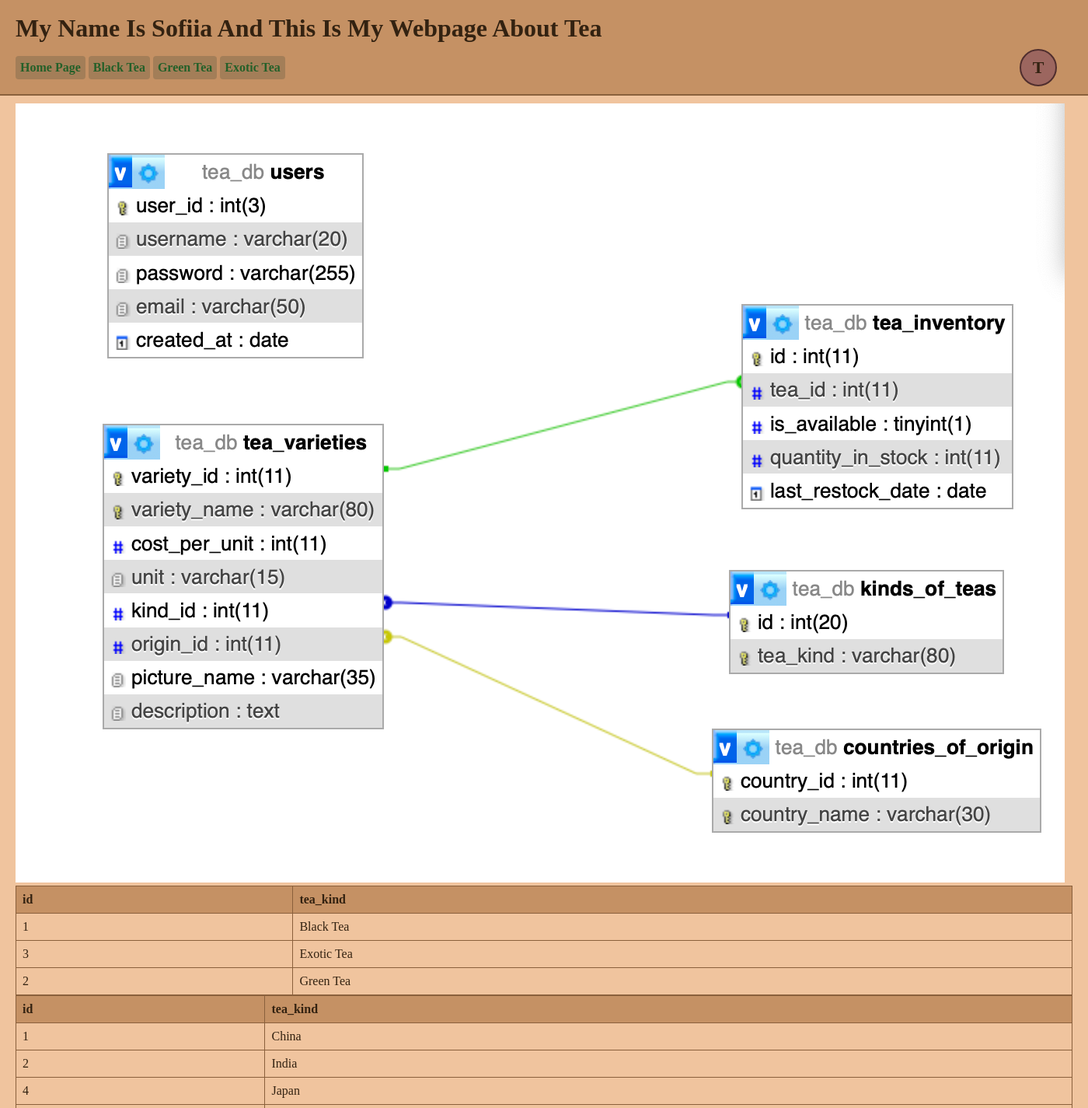
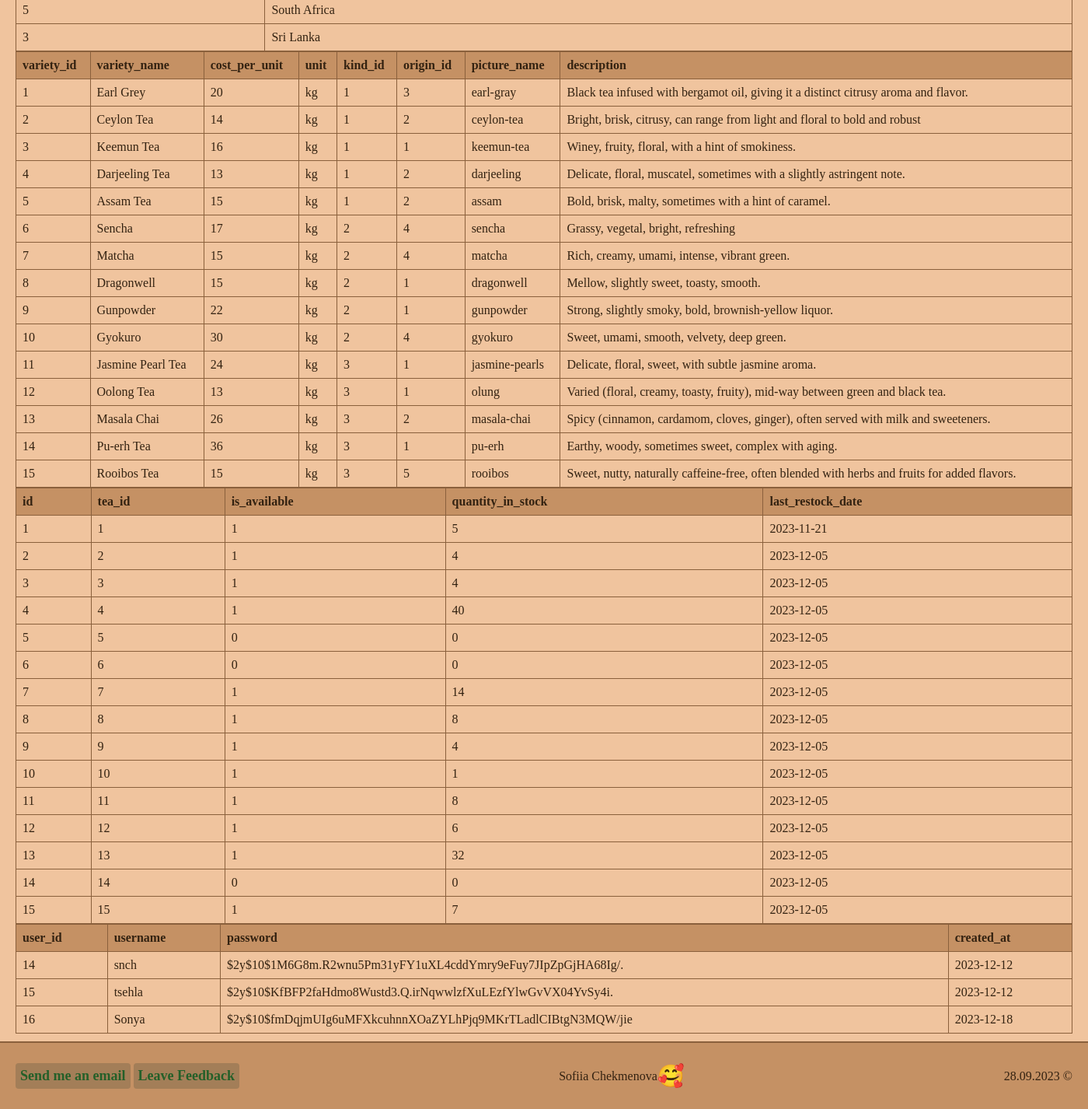
Screenshot of /dbDemo.php (signed in) with the database file from the repository (2 pictures, top to bottom).
### tables this page shows
CREATE TABLE `kinds_of_teas` (
  `id` int(20) NOT NULL,
  `tea_kind` varchar(80) NOT NULL
);

CREATE TABLE `countries_of_origin` (
  `country_id` int(11) NOT NULL,
  `country_name` varchar(30) NOT NULL
);

CREATE TABLE `tea_varieties` (
  `variety_id` int(11) NOT NULL,
  `variety_name` varchar(80) NOT NULL,
  `cost_per_unit` int(11) NOT NULL,
  `unit` varchar(15) NOT NULL,
  `kind_id` int(11) NOT NULL,
  `origin_id` int(11) NOT NULL,
  `picture_name` varchar(35) NOT NULL,
  `description` text NOT NULL
);

CREATE TABLE `tea_inventory` (
  `id` int(11) NOT NULL,
  `tea_id` int(11) NOT NULL,
  `is_available` tinyint(1) NOT NULL,
  `quantity_in_stock` int(11) NOT NULL,
  `last_restock_date` date NOT NULL DEFAULT current_timestamp()
);

CREATE TABLE `users` (
  `user_id` int(3) NOT NULL,
  `username` varchar(20) NOT NULL,
  `password` varchar(255) NOT NULL,
  `email` varchar(50) NOT NULL,
  `created_at` date NOT NULL DEFAULT current_timestamp()
);

### dbDemo.php (the view, shortened to what this page needs)
<?php
include("php/includes/header.php");
?>
<main>
    <div>
        <img src="media/db-relations.png" alt="DB">
    </div>
    <div>
        <table>
            <thead>
                <tr>
                    <th>id</th>
                    <th>tea_kind</th>
                </tr>
            </thead>
            <tbody>
                <?php
                $sql = "SELECT id, tea_kind FROM kinds_of_teas";
                $result = $conn->query($sql);
                while ($row = $result->fetch_assoc()) {
                    echo "<tr>
                        <td>" . $row['id'] . "</td>
                        <td>" . $row['tea_kind'] . "</td>
                </tr>";
                }
                ?>
            </tbody>
        </table>
        <table>
            <thead>
                <tr>
                    <th>id</th>
                    <th>tea_kind</th>
                </tr>
            </thead>
            <tbody>
                <?php
                $sql = "SELECT country_id, country_name FROM countries_of_origin";
                $result = $conn->query($sql);
                while ($row = $result->fetch_assoc()) {
                    echo "<tr>
                            <td>" . $row['country_id'] . "</td>
                            <td>" . $row['country_name'] . "</td>
                        </tr>";
                }
                ?>
            </tbody>
        </table>
        <table>
            <thead>
                <tr>
                    <th>variety_id</th>
                    <th>variety_name</th>
                    <th>cost_per_unit</th>
                    <th>unit</th>
                    <th>kind_id</th>
                    <th>origin_id</th>
                    <th>picture_name</th>
                    <th>description</th>
                </tr>
            </thead>
            <tbody>
                <?php
                $sql = "SELECT
                variety_id,
                variety_name,
                cost_per_unit,
                unit,
                kind_id,
                origin_id,
                picture_name,
                description
                FROM tea_varieties";
                $result = $conn->query($sql);
                while ($row = $result->fetch_assoc()) {
                    echo "<tr>
                            <td>" . $row['variety_id'] . "</td>
                            <td>" . $row['variety_name'] . "</td>
                            <td>" . $row['cost_per_unit'] . "</td>
                            <td>" . $row['unit'] . "</td>
                            <td>" . $row['kind_id'] . "</td>
                            <td>" . $row['origin_id'] . "</td>
                            <td>" . $row['picture_name'] . "</td>
                            <td>" . $row['description'] . "</td>
                        </tr>";
                }
                ?>
            </tbody>
        </table>
        <table>
            <thead>
                <tr>
                    <th>id</th>
                    <th>tea_id</th>
                    <th>is_available</th>
                    <th>quantity_in_stock</th>
                    <th>last_restock_date</th>
                </tr>
            </thead>
            <tbody>
                <?php
                $sql = "SELECT
                id,
                tea_id,
                is_available,
                quantity_in_stock,
                last_restock_date
                FROM tea_inventory";
                $result = $conn->query($sql);
                while ($row = $result->fetch_assoc()) {
                    echo "<tr>
                            <td>" . $row['id'] . "</td>
                            <td>" . $row['tea_id'] . "</td>
                            <td>" . $row['is_available'] . "</td>
                            <td>" . $row['quantity_in_stock'] . "</td>
                            <td>" . $row['last_restock_date'] . "</td>
                        </tr>";
                }
                ?>
            </tbody>
        </table>
        <table>
            <thead>
                <tr>
                    <th>user_id</th>
                    <th>username</th>
                    <th>password</th>
                    <th>created_at</th>
                </tr>
            </thead>
            <tbody>
                <?php
                $sql = "SELECT
                user_id,
                username,
                password,
                created_at
                FROM users";
                $result = $conn->query($sql);
                while ($row = $result->fetch_assoc()) {
                    echo "<tr>
                            <td>" . $row['user_id'] . "</td>
                            <td>" . $row['username'] . "</td>
                            <td>" . $row['password'] . "</td>
                            <td>" . $row['created_at'] . "</td>
                        </tr>";
                }
                ?>
            </tbody>
        </table>
    </div>
</main>
<?php include("php/includes/footer.php") ?>

### css/style.css (style rules this page uses)
* { box-sizing: border-box; }
html { min-height: 100%; height: 100%; }
body { background-color: rgb(240, 196, 158); color: #332211; margin: 0; min-height: 100%; display: grid; grid-template-rows: auto 1fr auto; }
main { padding: 10px 20px; }
table { border-collapse: collapse; width: 100%; }
th, td { border: 1px solid rgb(138, 96, 60); text-align: left; padding: 8px; }
th { background-color: rgb(197, 145, 100); }

### rows the page displays
kinds_of_teas: id "1", tea_kind "Black Tea"
kinds_of_teas: id "3", tea_kind "Exotic Tea"
kinds_of_teas: id "2", tea_kind "Green Tea"
countries_of_origin: country_id "1", country_name "China"
countries_of_origin: country_id "2", country_name "India"
countries_of_origin: country_id "4", country_name "Japan"
countries_of_origin: country_id "5", country_name "South Africa"
countries_of_origin: country_id "3", country_name "Sri Lanka"
tea_varieties: variety_id "1", variety_name "Earl Grey", cost_per_unit "20", unit "kg", kind "1", origin "3", picture_name "earl-gray", description "Black tea infused with bergamot oil, giving it a distinct citrusy aroma and flavor."
tea_varieties: variety_id "2", variety_name "Ceylon Tea", cost_per_unit "14", unit "kg", kind "1", origin "2", picture_name "ceylon-tea", description "Bright, brisk, citrusy, can range from light and floral to bold and robust"
tea_varieties: variety_id "3", variety_name "Keemun Tea", cost_per_unit "16", unit "kg", kind "1", origin "1", picture_name "keemun-tea", description "Winey, fruity, floral, with a hint of smokiness."
tea_varieties: variety_id "4", variety_name "Darjeeling Tea", cost_per_unit "13", unit "kg", kind "1", origin "2", picture_name "darjeeling", description "Delicate, floral, muscatel, sometimes with a slightly astringent note."
tea_varieties: variety_id "5", variety_name "Assam Tea", cost_per_unit "15", unit "kg", kind "1", origin "2", picture_name "assam", description "Bold, brisk, malty, sometimes with a hint of caramel."
tea_varieties: variety_id "6", variety_name "Sencha", cost_per_unit "17", unit "kg", kind "2", origin "4", picture_name "sencha", description "Grassy, vegetal, bright, refreshing"
tea_varieties: variety_id "7", variety_name "Matcha", cost_per_unit "15", unit "kg", kind "2", origin "4", picture_name "matcha", description "Rich, creamy, umami, intense, vibrant green."
tea_varieties: variety_id "8", variety_name "Dragonwell", cost_per_unit "15", unit "kg", kind "2", origin "1", picture_name "dragonwell", description "Mellow, slightly sweet, toasty, smooth."
tea_varieties: variety_id "9", variety_name "Gunpowder", cost_per_unit "22", unit "kg", kind "2", origin "1", picture_name "gunpowder", description "Strong, slightly smoky, bold, brownish-yellow liquor."
tea_varieties: variety_id "10", variety_name "Gyokuro", cost_per_unit "30", unit "kg", kind "2", origin "4", picture_name "gyokuro", description "Sweet, umami, smooth, velvety, deep green."
tea_varieties: variety_id "11", variety_name "Jasmine Pearl Tea", cost_per_unit "24", unit "kg", kind "3", origin "1", picture_name "jasmine-pearls", description "Delicate, floral, sweet, with subtle jasmine aroma."
tea_varieties: variety_id "12", variety_name "Oolong Tea", cost_per_unit "13", unit "kg", kind "3", origin "1", picture_name "olung", description "Varied (floral, creamy, toasty, fruity), mid-way between green and black tea."
tea_varieties: variety_id "13", variety_name "Masala Chai", cost_per_unit "26", unit "kg", kind "3", origin "2", picture_name "masala-chai", description "Spicy (cinnamon, cardamom, cloves, ginger), often served with milk and sweeteners."
tea_varieties: variety_id "14", variety_name "Pu-erh Tea", cost_per_unit "36", unit "kg", kind "3", origin "1", picture_name "pu-erh", description "Earthy, woody, sometimes sweet, complex with aging."
tea_varieties: variety_id "15", variety_name "Rooibos Tea", cost_per_unit "15", unit "kg", kind "3", origin "5", picture_name "rooibos", description "Sweet, nutty, naturally caffeine-free, often blended with herbs and fruits for added flavors."
tea_inventory: id "1", tea "1", is_available "1", quantity_in_stock "5", last_restock_date "2023-11-21"
tea_inventory: id "2", tea "2", is_available "1", quantity_in_stock "4", last_restock_date "2023-12-05"
tea_inventory: id "3", tea "3", is_available "1", quantity_in_stock "4", last_restock_date "2023-12-05"
tea_inventory: id "4", tea "4", is_available "1", quantity_in_stock "40", last_restock_date "2023-12-05"
tea_inventory: id "5", tea "5", is_available "0", quantity_in_stock "0", last_restock_date "2023-12-05"
tea_inventory: id "6", tea "6", is_available "0", quantity_in_stock "0", last_restock_date "2023-12-05"
tea_inventory: id "7", tea "7", is_available "1", quantity_in_stock "14", last_restock_date "2023-12-05"
tea_inventory: id "8", tea "8", is_available "1", quantity_in_stock "8", last_restock_date "2023-12-05"
tea_inventory: id "9", tea "9", is_available "1", quantity_in_stock "4", last_restock_date "2023-12-05"
tea_inventory: id "10", tea "10", is_available "1", quantity_in_stock "1", last_restock_date "2023-12-05"
tea_inventory: id "11", tea "11", is_available "1", quantity_in_stock "8", last_restock_date "2023-12-05"
tea_inventory: id "12", tea "12", is_available "1", quantity_in_stock "6", last_restock_date "2023-12-05"
tea_inventory: id "13", tea "13", is_available "1", quantity_in_stock "32", last_restock_date "2023-12-05"
tea_inventory: id "14", tea "14", is_available "0", quantity_in_stock "0", last_restock_date "2023-12-05"
tea_inventory: id "15", tea "15", is_available "1", quantity_in_stock "7", last_restock_date "2023-12-05"
users: user_id "14", username "snch", password "$2y$10$1M6G8m.R2wnu5Pm31yFY1uXL4cddYmry9eFuy7JIpZpGjHA68Ig/.", created_at "2023-12-12"
users: user_id "15", username "tsehla", password "$2y$10$KfBFP2faHdmo8Wustd3.Q.irNqwwlzfXuLEzfYlwGvVX04YvSy4i.", created_at "2023-12-12"
users: user_id "16", username "Sonya", password "$2y$10$fmDqjmUIg6uMFXkcuhnnXOaZYLhPjq9MKrTLadlCIBtgN3MQW/jie", created_at "2023-12-18"

### other values shown
$initials "T"
